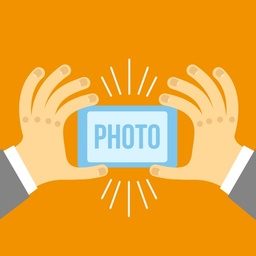
#> input picture img_filters/im.jpg, 256 x 256 px, shrunk from 512 x 512 before the run, found by its file name
$ python geom_mean_filter.py
#> lines starting #> are read from the running program, lines starting #| are printed output that depends on the picture
import numpy as np
import cv2

im = cv2.imread('./im.jpg')
#> im is the input picture: shape (256, 256, 3); mean B, G, R 60.1, 167.3, 233.9
im = cv2.cvtColor(im, 0)
#> im: shape (256, 256, 4)
r,c,ch = im.shape
#> r = 256; c = 256; ch = 4
print(r, c)
#| 256 256
# cv2.imshow('image', im)
for chan in range(ch):
    for row in range(1, r-1):
        for col in range(1, c-1):
            t = im[row - ((r-1)//2): row + ((r-1)//2), col - ((c-1)//2): col + ((c-1)//2), chan]
            print(t.shape)
            # calculate product of elements in numpy array t
            prod = np.prod(t.flatten())
            # convert to uint8
            im[row, col] = np.uint8(prod**(1.0/(9)))
            print("OK", row, col)
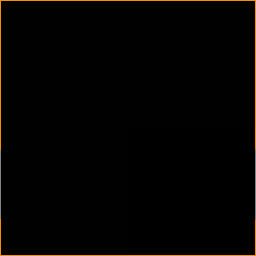
#> im: shape (256, 256, 4); mean B, G, R, A 1, 3, 4.3, 4.7

cv2.imshow('image', im)
cv2.waitKey(0)
